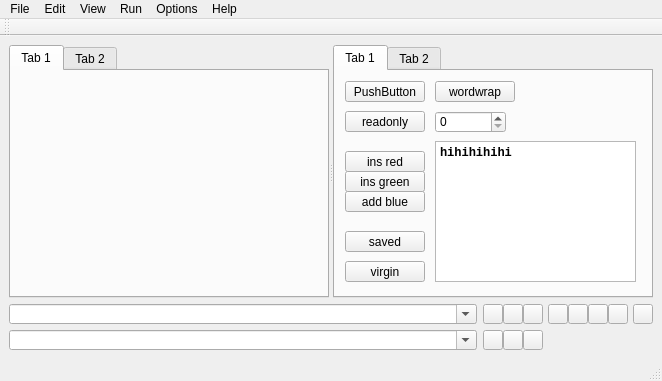
<?xml version="1.0" encoding="UTF-8"?>
<ui version="4.0">
 <class>MainWindow</class>
 <widget class="QMainWindow" name="MainWindow">
  <property name="geometry">
   <rect>
    <x>0</x>
    <y>0</y>
    <width>662</width>
    <height>381</height>
   </rect>
  </property>
  <property name="windowTitle">
   <string>MainWindow</string>
  </property>
  <widget class="QWidget" name="centralwidget">
   <layout class="QVBoxLayout" name="verticalLayout">
    <item>
     <widget class="QSplitter" name="splitter">
      <property name="orientation">
       <enum>Qt::Horizontal</enum>
      </property>
      <widget class="QTabWidget" name="tabWidget">
       <widget class="QWidget" name="tab">
        <attribute name="title">
         <string>Tab 1</string>
        </attribute>
       </widget>
       <widget class="QWidget" name="tab_2">
        <attribute name="title">
         <string>Tab 2</string>
        </attribute>
       </widget>
      </widget>
      <widget class="QTabWidget" name="tabWidget_2">
       <widget class="QWidget" name="tab_3">
        <attribute name="title">
         <string>Tab 1</string>
        </attribute>
        <widget class="QPlainTextEdit" name="plainTextEdit">
         <property name="geometry">
          <rect>
           <x>100</x>
           <y>70</y>
           <width>201</width>
           <height>141</height>
          </rect>
         </property>
         <property name="font">
          <font>
           <family>Lucida Console</family>
           <pointsize>9</pointsize>
           <weight>75</weight>
           <bold>true</bold>
          </font>
         </property>
         <property name="lineWrapMode">
          <enum>QPlainTextEdit::WidgetWidth</enum>
         </property>
         <property name="plainText">
          <string>hihihihihi</string>
         </property>
        </widget>
        <widget class="QPushButton" name="pushButton_12">
         <property name="geometry">
          <rect>
           <x>10</x>
           <y>10</y>
           <width>80</width>
           <height>21</height>
          </rect>
         </property>
         <property name="text">
          <string>PushButton</string>
         </property>
        </widget>
        <widget class="QPushButton" name="pushButton_13">
         <property name="geometry">
          <rect>
           <x>10</x>
           <y>160</y>
           <width>80</width>
           <height>21</height>
          </rect>
         </property>
         <property name="text">
          <string>saved</string>
         </property>
        </widget>
        <widget class="QPushButton" name="pushButton_14">
         <property name="geometry">
          <rect>
           <x>10</x>
           <y>190</y>
           <width>80</width>
           <height>21</height>
          </rect>
         </property>
         <property name="text">
          <string>virgin</string>
         </property>
        </widget>
        <widget class="QPushButton" name="pushButton_15">
         <property name="geometry">
          <rect>
           <x>100</x>
           <y>10</y>
           <width>80</width>
           <height>21</height>
          </rect>
         </property>
         <property name="text">
          <string>wordwrap</string>
         </property>
        </widget>
        <widget class="QPushButton" name="pushButton_16">
         <property name="geometry">
          <rect>
           <x>10</x>
           <y>40</y>
           <width>80</width>
           <height>21</height>
          </rect>
         </property>
         <property name="text">
          <string>readonly</string>
         </property>
        </widget>
        <widget class="QSpinBox" name="spinBox">
         <property name="geometry">
          <rect>
           <x>100</x>
           <y>40</y>
           <width>71</width>
           <height>22</height>
          </rect>
         </property>
         <property name="maximum">
          <number>10000</number>
         </property>
        </widget>
        <widget class="QPushButton" name="pushButton_17">
         <property name="geometry">
          <rect>
           <x>10</x>
           <y>80</y>
           <width>80</width>
           <height>21</height>
          </rect>
         </property>
         <property name="text">
          <string>ins red</string>
         </property>
        </widget>
        <widget class="QPushButton" name="pushButton_18">
         <property name="geometry">
          <rect>
           <x>10</x>
           <y>100</y>
           <width>80</width>
           <height>21</height>
          </rect>
         </property>
         <property name="text">
          <string>ins green</string>
         </property>
        </widget>
        <widget class="QPushButton" name="pushButton_19">
         <property name="geometry">
          <rect>
           <x>10</x>
           <y>120</y>
           <width>80</width>
           <height>21</height>
          </rect>
         </property>
         <property name="text">
          <string>add blue</string>
         </property>
        </widget>
       </widget>
       <widget class="QWidget" name="tab_4">
        <attribute name="title">
         <string>Tab 2</string>
        </attribute>
       </widget>
      </widget>
     </widget>
    </item>
    <item>
     <widget class="QWidget" name="searchWidget" native="true">
      <property name="minimumSize">
       <size>
        <width>0</width>
        <height>20</height>
       </size>
      </property>
      <property name="maximumSize">
       <size>
        <width>16777215</width>
        <height>20</height>
       </size>
      </property>
      <layout class="QHBoxLayout" name="horizontalLayout_3">
       <property name="leftMargin">
        <number>0</number>
       </property>
       <property name="topMargin">
        <number>0</number>
       </property>
       <property name="rightMargin">
        <number>0</number>
       </property>
       <property name="bottomMargin">
        <number>0</number>
       </property>
       <item>
        <widget class="QComboBox" name="comboBox">
         <property name="editable">
          <bool>true</bool>
         </property>
        </widget>
       </item>
       <item>
        <widget class="QWidget" name="widget_4" native="true">
         <property name="minimumSize">
          <size>
           <width>170</width>
           <height>0</height>
          </size>
         </property>
         <property name="maximumSize">
          <size>
           <width>170</width>
           <height>16777215</height>
          </size>
         </property>
         <widget class="QPushButton" name="pushButton">
          <property name="geometry">
           <rect>
            <x>0</x>
            <y>0</y>
            <width>20</width>
            <height>20</height>
           </rect>
          </property>
          <property name="text">
           <string/>
          </property>
         </widget>
         <widget class="QPushButton" name="pushButton_2">
          <property name="geometry">
           <rect>
            <x>20</x>
            <y>0</y>
            <width>20</width>
            <height>20</height>
           </rect>
          </property>
          <property name="text">
           <string/>
          </property>
         </widget>
         <widget class="QPushButton" name="pushButton_3">
          <property name="geometry">
           <rect>
            <x>40</x>
            <y>0</y>
            <width>20</width>
            <height>20</height>
           </rect>
          </property>
          <property name="text">
           <string/>
          </property>
         </widget>
         <widget class="QPushButton" name="pushButton_4">
          <property name="geometry">
           <rect>
            <x>65</x>
            <y>0</y>
            <width>20</width>
            <height>20</height>
           </rect>
          </property>
          <property name="text">
           <string/>
          </property>
         </widget>
         <widget class="QPushButton" name="pushButton_5">
          <property name="geometry">
           <rect>
            <x>85</x>
            <y>0</y>
            <width>20</width>
            <height>20</height>
           </rect>
          </property>
          <property name="text">
           <string/>
          </property>
         </widget>
         <widget class="QPushButton" name="pushButton_6">
          <property name="geometry">
           <rect>
            <x>105</x>
            <y>0</y>
            <width>20</width>
            <height>20</height>
           </rect>
          </property>
          <property name="text">
           <string/>
          </property>
         </widget>
         <widget class="QPushButton" name="pushButton_7">
          <property name="geometry">
           <rect>
            <x>125</x>
            <y>0</y>
            <width>20</width>
            <height>20</height>
           </rect>
          </property>
          <property name="text">
           <string/>
          </property>
         </widget>
         <widget class="QPushButton" name="pushButton_8">
          <property name="geometry">
           <rect>
            <x>150</x>
            <y>0</y>
            <width>20</width>
            <height>20</height>
           </rect>
          </property>
          <property name="text">
           <string/>
          </property>
         </widget>
        </widget>
       </item>
      </layout>
     </widget>
    </item>
    <item>
     <widget class="QWidget" name="replaceWidget" native="true">
      <property name="minimumSize">
       <size>
        <width>0</width>
        <height>20</height>
       </size>
      </property>
      <property name="maximumSize">
       <size>
        <width>16777215</width>
        <height>20</height>
       </size>
      </property>
      <layout class="QHBoxLayout" name="horizontalLayout_4">
       <property name="leftMargin">
        <number>0</number>
       </property>
       <property name="topMargin">
        <number>0</number>
       </property>
       <property name="rightMargin">
        <number>0</number>
       </property>
       <property name="bottomMargin">
        <number>0</number>
       </property>
       <item>
        <widget class="QComboBox" name="comboBox_2">
         <property name="editable">
          <bool>true</bool>
         </property>
        </widget>
       </item>
       <item>
        <widget class="QWidget" name="widget_3" native="true">
         <property name="minimumSize">
          <size>
           <width>170</width>
           <height>0</height>
          </size>
         </property>
         <property name="maximumSize">
          <size>
           <width>170</width>
           <height>16777215</height>
          </size>
         </property>
         <widget class="QPushButton" name="pushButton_9">
          <property name="geometry">
           <rect>
            <x>0</x>
            <y>0</y>
            <width>20</width>
            <height>20</height>
           </rect>
          </property>
          <property name="text">
           <string/>
          </property>
         </widget>
         <widget class="QPushButton" name="pushButton_10">
          <property name="geometry">
           <rect>
            <x>20</x>
            <y>0</y>
            <width>20</width>
            <height>20</height>
           </rect>
          </property>
          <property name="text">
           <string/>
          </property>
         </widget>
         <widget class="QPushButton" name="pushButton_11">
          <property name="geometry">
           <rect>
            <x>40</x>
            <y>0</y>
            <width>20</width>
            <height>20</height>
           </rect>
          </property>
          <property name="text">
           <string/>
          </property>
         </widget>
        </widget>
       </item>
      </layout>
     </widget>
    </item>
   </layout>
  </widget>
  <widget class="QMenuBar" name="menubar">
   <property name="geometry">
    <rect>
     <x>0</x>
     <y>0</y>
     <width>662</width>
     <height>20</height>
    </rect>
   </property>
   <widget class="QMenu" name="menuFile">
    <property name="title">
     <string>File</string>
    </property>
    <widget class="QMenu" name="menuNew">
     <property name="title">
      <string>New</string>
     </property>
     <addaction name="actionScript"/>
     <addaction name="actionShell"/>
    </widget>
    <addaction name="menuNew"/>
    <addaction name="actionOpen"/>
    <addaction name="actionSave"/>
    <addaction name="actionSaveAs"/>
    <addaction name="actionSaveAll"/>
    <addaction name="separator"/>
    <addaction name="actionRecentFiles"/>
    <addaction name="actionClose"/>
    <addaction name="actionCloseAll"/>
    <addaction name="separator"/>
    <addaction name="actionPrint"/>
    <addaction name="separator"/>
    <addaction name="actionExit"/>
   </widget>
   <widget class="QMenu" name="menuEdit">
    <property name="title">
     <string>Edit</string>
    </property>
    <widget class="QMenu" name="menuString_operations">
     <property name="title">
      <string>String operations</string>
     </property>
     <addaction name="actionUppercase"/>
     <addaction name="actionLowercase"/>
     <addaction name="actionPropercase"/>
    </widget>
    <widget class="QMenu" name="menuLine_operations">
     <property name="title">
      <string>Line operations</string>
     </property>
     <addaction name="actionDuplicate"/>
     <addaction name="actionCoalesce"/>
     <addaction name="actionMoveUp"/>
     <addaction name="actionMoveDown"/>
     <addaction name="separator"/>
     <addaction name="actionEoLCR"/>
     <addaction name="actionEoLLF"/>
     <addaction name="actionEoLCRLF"/>
    </widget>
    <widget class="QMenu" name="menuBlank_operations">
     <property name="title">
      <string>Blank operations</string>
     </property>
     <addaction name="actionTrimTrailing"/>
     <addaction name="actionTrimLeading"/>
     <addaction name="actionTrimTrailingLeading"/>
     <addaction name="separator"/>
     <addaction name="actionTabToSpace"/>
     <addaction name="actionSpaceToTab"/>
     <addaction name="actionSpacesToTabLeading"/>
    </widget>
    <addaction name="actionUndo"/>
    <addaction name="actionRedo"/>
    <addaction name="separator"/>
    <addaction name="actionCut"/>
    <addaction name="actionCopy"/>
    <addaction name="actionPaste"/>
    <addaction name="actionSelectAll"/>
    <addaction name="separator"/>
    <addaction name="menuString_operations"/>
    <addaction name="menuLine_operations"/>
    <addaction name="menuBlank_operations"/>
    <addaction name="separator"/>
    <addaction name="actionFind"/>
    <addaction name="actionReplace"/>
    <addaction name="actionGoto"/>
   </widget>
   <widget class="QMenu" name="menuRun">
    <property name="title">
     <string>Run</string>
    </property>
    <addaction name="actionRun"/>
    <addaction name="actionPause"/>
    <addaction name="actionResume"/>
    <addaction name="actionInterrupt"/>
    <addaction name="separator"/>
    <addaction name="actionRestartShell"/>
    <addaction name="actionClearShell"/>
    <addaction name="actionPreviousHistory"/>
    <addaction name="actionNextHistory"/>
   </widget>
   <widget class="QMenu" name="menuOptions">
    <property name="title">
     <string>Options</string>
    </property>
    <widget class="QMenu" name="menuTheme">
     <property name="title">
      <string>Theme</string>
     </property>
     <addaction name="actionDefault"/>
     <addaction name="actionDark"/>
    </widget>
    <addaction name="actionPreferences"/>
    <addaction name="menuTheme"/>
   </widget>
   <widget class="QMenu" name="menuHelp">
    <property name="title">
     <string>Help</string>
    </property>
    <addaction name="actionTutorial"/>
    <addaction name="actionReferences"/>
    <addaction name="actionAbout"/>
   </widget>
   <widget class="QMenu" name="menuView">
    <property name="title">
     <string>View</string>
    </property>
    <widget class="QMenu" name="menuDocument">
     <property name="title">
      <string>Document</string>
     </property>
     <addaction name="actionMoveOtherView"/>
     <addaction name="actionCloneOtherView"/>
    </widget>
    <addaction name="menuDocument"/>
    <addaction name="actionFullScreen"/>
    <addaction name="separator"/>
    <addaction name="actionAutoIndent"/>
    <addaction name="actionLineWrap"/>
   </widget>
   <addaction name="menuFile"/>
   <addaction name="menuEdit"/>
   <addaction name="menuView"/>
   <addaction name="menuRun"/>
   <addaction name="menuOptions"/>
   <addaction name="menuHelp"/>
  </widget>
  <widget class="QStatusBar" name="statusbar"/>
  <widget class="QToolBar" name="toolBar">
   <property name="windowTitle">
    <string>toolBar</string>
   </property>
   <attribute name="toolBarArea">
    <enum>TopToolBarArea</enum>
   </attribute>
   <attribute name="toolBarBreak">
    <bool>false</bool>
   </attribute>
  </widget>
  <action name="actionOpen">
   <property name="text">
    <string>Open</string>
   </property>
  </action>
  <action name="actionSave">
   <property name="text">
    <string>Save</string>
   </property>
  </action>
  <action name="actionSaveAs">
   <property name="text">
    <string>Save as..</string>
   </property>
  </action>
  <action name="actionRecentFiles">
   <property name="text">
    <string>Recent files</string>
   </property>
  </action>
  <action name="actionClose">
   <property name="text">
    <string>Close</string>
   </property>
  </action>
  <action name="actionCloseAll">
   <property name="text">
    <string>Close all</string>
   </property>
  </action>
  <action name="actionPrint">
   <property name="text">
    <string>Print</string>
   </property>
  </action>
  <action name="actionExit">
   <property name="text">
    <string>Exit</string>
   </property>
  </action>
  <action name="actionSaveAll">
   <property name="text">
    <string>Save all</string>
   </property>
  </action>
  <action name="actionUndo">
   <property name="text">
    <string>Undo</string>
   </property>
  </action>
  <action name="actionRedo">
   <property name="text">
    <string>Redo</string>
   </property>
  </action>
  <action name="actionCut">
   <property name="text">
    <string>Cut</string>
   </property>
  </action>
  <action name="actionCopy">
   <property name="text">
    <string>Copy</string>
   </property>
  </action>
  <action name="actionPaste">
   <property name="text">
    <string>Paste</string>
   </property>
  </action>
  <action name="actionSelectAll">
   <property name="text">
    <string>Select all</string>
   </property>
  </action>
  <action name="actionScript">
   <property name="text">
    <string>Script</string>
   </property>
  </action>
  <action name="actionShell">
   <property name="text">
    <string>Shell</string>
   </property>
  </action>
  <action name="actionUppercase">
   <property name="text">
    <string>UPPERCASE</string>
   </property>
  </action>
  <action name="actionLowercase">
   <property name="text">
    <string>lowercase</string>
   </property>
  </action>
  <action name="actionPropercase">
   <property name="text">
    <string>Proper Case</string>
   </property>
  </action>
  <action name="actionMoveUp">
   <property name="text">
    <string>Move up</string>
   </property>
  </action>
  <action name="actionMoveDown">
   <property name="text">
    <string>Move down</string>
   </property>
  </action>
  <action name="actionEoLCR">
   <property name="text">
    <string>EoL to CR</string>
   </property>
  </action>
  <action name="actionEoLLF">
   <property name="text">
    <string>EoL to LF</string>
   </property>
  </action>
  <action name="actionEoLCRLF">
   <property name="text">
    <string>EoL to CRLF</string>
   </property>
  </action>
  <action name="actionDuplicate">
   <property name="text">
    <string>Duplicate</string>
   </property>
  </action>
  <action name="actionCoalesce">
   <property name="text">
    <string>Coalesce</string>
   </property>
  </action>
  <action name="actionFind">
   <property name="text">
    <string>Find</string>
   </property>
  </action>
  <action name="actionReplace">
   <property name="text">
    <string>Replace</string>
   </property>
  </action>
  <action name="actionGoto">
   <property name="text">
    <string>Goto</string>
   </property>
  </action>
  <action name="actionRun">
   <property name="text">
    <string>Run</string>
   </property>
  </action>
  <action name="actionPause">
   <property name="checkable">
    <bool>true</bool>
   </property>
   <property name="text">
    <string>Pause</string>
   </property>
  </action>
  <action name="actionResume">
   <property name="checkable">
    <bool>true</bool>
   </property>
   <property name="text">
    <string>Resume</string>
   </property>
  </action>
  <action name="actionRestartShell">
   <property name="text">
    <string>Restart shell</string>
   </property>
  </action>
  <action name="actionClearShell">
   <property name="text">
    <string>Clear shell</string>
   </property>
  </action>
  <action name="actionPreviousHistory">
   <property name="text">
    <string>Previous history</string>
   </property>
  </action>
  <action name="actionNextHistory">
   <property name="text">
    <string>Next history</string>
   </property>
  </action>
  <action name="actionInterrupt">
   <property name="text">
    <string>Interrupt</string>
   </property>
  </action>
  <action name="actionPreferences">
   <property name="text">
    <string>Preferences</string>
   </property>
  </action>
  <action name="actionTutorial">
   <property name="text">
    <string>Tutorial</string>
   </property>
  </action>
  <action name="actionReferences">
   <property name="text">
    <string>References</string>
   </property>
  </action>
  <action name="actionAbout">
   <property name="text">
    <string>About</string>
   </property>
  </action>
  <action name="actionFullScreen">
   <property name="checkable">
    <bool>true</bool>
   </property>
   <property name="text">
    <string>Full screen</string>
   </property>
  </action>
  <action name="actionAutoIndent">
   <property name="checkable">
    <bool>true</bool>
   </property>
   <property name="text">
    <string>Auto indent</string>
   </property>
  </action>
  <action name="actionLineWrap">
   <property name="checkable">
    <bool>true</bool>
   </property>
   <property name="text">
    <string>Line wrap</string>
   </property>
  </action>
  <action name="actionDefault">
   <property name="checkable">
    <bool>true</bool>
   </property>
   <property name="text">
    <string>Default</string>
   </property>
  </action>
  <action name="actionDark">
   <property name="checkable">
    <bool>true</bool>
   </property>
   <property name="text">
    <string>Dark</string>
   </property>
  </action>
  <action name="actionTrimTrailing">
   <property name="text">
    <string>Trim trailing space</string>
   </property>
  </action>
  <action name="actionTrimLeading">
   <property name="text">
    <string>Trim leading space</string>
   </property>
  </action>
  <action name="actionTabToSpace">
   <property name="text">
    <string>Tab to space</string>
   </property>
  </action>
  <action name="actionSpaceToTab">
   <property name="text">
    <string>Space to tab</string>
   </property>
  </action>
  <action name="actionSpacesToTabLeading">
   <property name="text">
    <string>Space to tab (leading)</string>
   </property>
  </action>
  <action name="actionTrimTrailingLeading">
   <property name="text">
    <string>Trim trailing and leading space</string>
   </property>
  </action>
  <action name="actionMoveOtherView">
   <property name="text">
    <string>Move to other view</string>
   </property>
  </action>
  <action name="actionCloneOtherView">
   <property name="text">
    <string>Clone to other view</string>
   </property>
  </action>
 </widget>
 <resources/>
 <connections/>
</ui>
